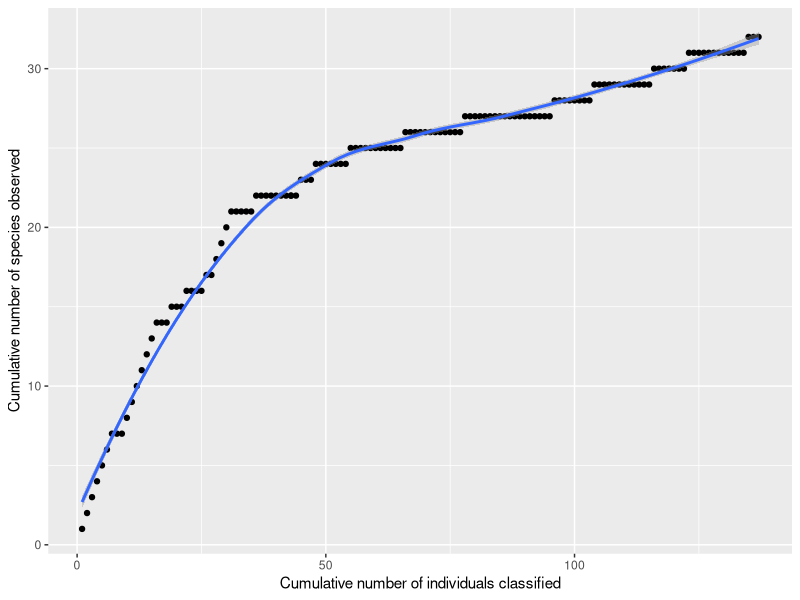

This figure's R source:
## ---- chunk 1

library(kableExtra)
library(knitr)
library(tidyverse)

fullcommunity = read.csv("fullcommunity.csv")

fullcommunity %>% 
  kable("html") %>%
  kable_styling(bootstrap_options = "striped", font_size = 10, full_width = F)
  
## ---- chunk 2

mycommunity = read.csv("mycommunity.csv")

mycommunity %>% 
  kable("html") %>%
  kable_styling(bootstrap_options = "striped", font_size = 10, full_width = F)
  
## ---- chunk 3

library(ggplot2)

collector= read.csv("collector.csv")

ggplot(collector, aes(x=x, y=y)) +
  geom_point() +
  geom_smooth() +
  labs(x="Cumulative number of individuals classified", y="Cumulative number of species observed")
## ---- chunk 4

orangebear = 1/132
pinkbear = 2/132
yellowbear = 5/132
whitebear = 5/132
greenbear = 4/132
jellyrodsyellow = 6/132
jellyrodsorange = 9/132
jellyrodsred = 5/132
redswirl = 1/132
blueswirl = 1/132
ovalyellow = 1/132
redfilamentous = 2/132
cokebottlepink = 1/132
kissessilver = 7/132
smallbluebrick = 1/132
smallyellowbrick = 1/132
smallpinkbrick = 1/132
biggreen = 1/132
bigpurple = 1/132
bigred = 1/132
bigorange = 1/132
mnmorange = 8/132
mnmgreen = 9/132
mnmred = 3/132
mnmyellow= 10/132
mnmbrown = 7/132
mnmblue = 8/132
skittlesyellow = 5/132
skittlesorange = 9/132
skittlered = 5/132
skittlebrown = 1/132
skittlegreen = 10/132

1 / (orangebear^2 + pinkbear^2 + yellowbear^2 + whitebear^2 +
greenbear^2 + jellyrodsyellow^2 + jellyrodsorange^2 + jellyrodsred^2 + redswirl^2 + blueswirl^2 + ovalyellow^2 + redfilamentous^2 + cokebottlepink^2 + kissessilver^2 + smallbluebrick^2 + smallyellowbrick^2 + smallpinkbrick^2 + biggreen^2 + bigpurple^2 + bigred^2 + bigorange^2 + mnmorange^2 + mnmgreen^2 + mnmred^2 + mnmyellow^2 + mnmbrown^2 + mnmblue^2 + skittlesyellow^2 + skittlesorange^2 + skittlered^2 + skittlebrown^2 + skittlegreen^2)
## ---- chunk 5
32 + 13^2/(2*19)
## ---- chunk 6
51 + 13^2/(2*38)
## ---- chunk 7
library(tidyverse)
library(dplyr)
library(vegan)

mycommunity_diversity = 
  mycommunity %>% 
  select(name, occurences) %>% 
  spread(name, occurences)

fullcommunity_diversity = 
  fullcommunity %>% 
  select(name, occurences) %>% 
  spread(name, occurences)

mycommunity_diversity
fullcommunity_diversity
## ---- chunk 8
diversity(mycommunity_diversity, index="invsimpson")
## ---- chunk 9

diversity(fullcommunity_diversity, index="invsimpson")
## ---- chunk 10
specpool(mycommunity_diversity)
## ---- chunk 11
specpool(fullcommunity_diversity)
